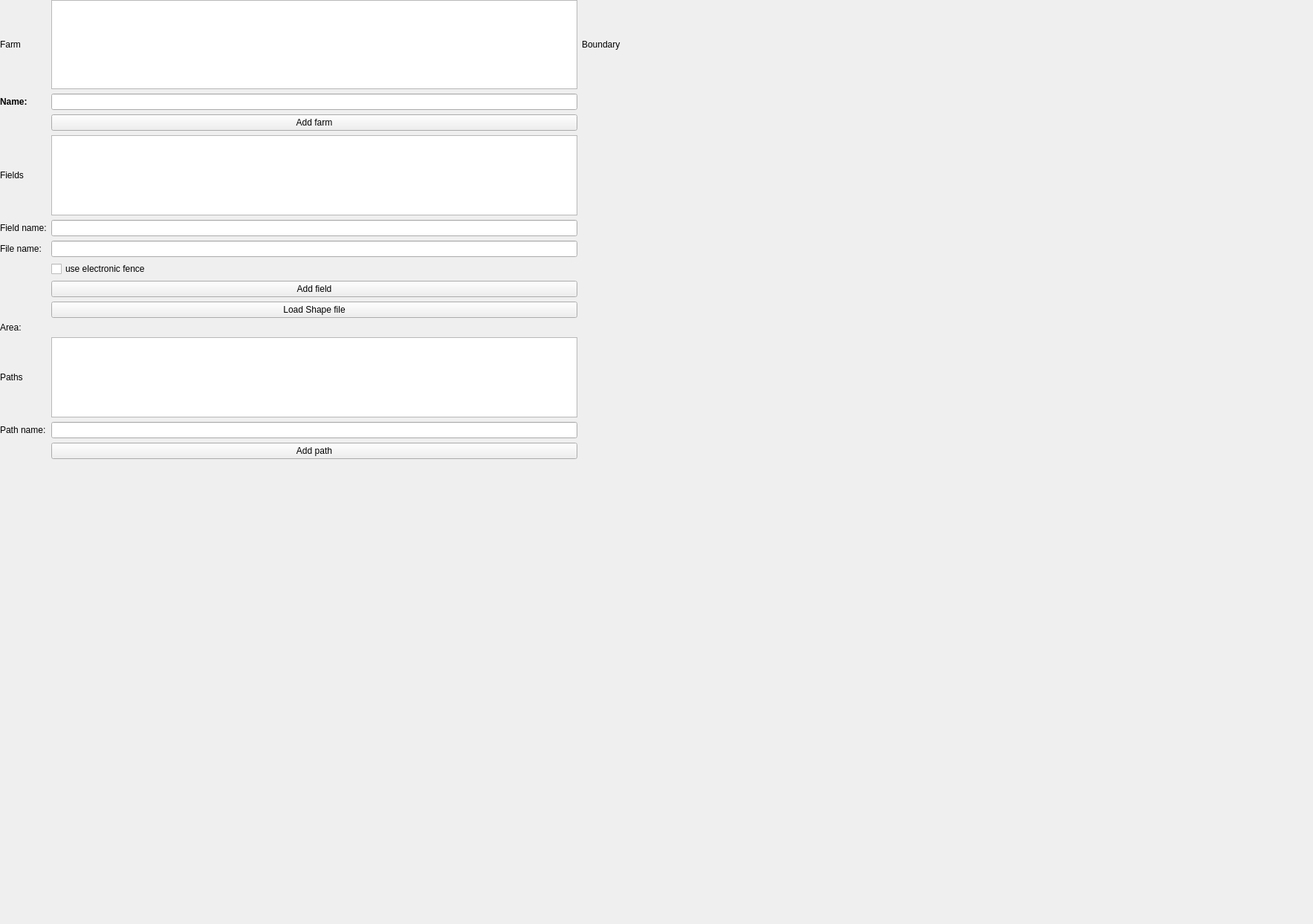
      <widget class="QWidget" name="tabFarm">
       <attribute name="icon">
        <iconset theme="SystemLogOut">
         <normaloff>512px-Font_Awesome_5_solid_seedling.svg.png</normaloff>512px-Font_Awesome_5_solid_seedling.svg.png</iconset>
       </attribute>
       <attribute name="title">
        <string/>
       </attribute>
       <attribute name="toolTip">
        <string>Fields</string>
       </attribute>
       <widget class="QWidget" name="gridLayoutWidget_3">
        <property name="geometry">
         <rect>
          <x>0</x>
          <y>0</y>
          <width>835</width>
          <height>618</height>
         </rect>
        </property>
        <layout class="QGridLayout" name="gridlayout_3">
         <item row="8" column="2">
          <widget class="QPushButton" name="pushButton_load_shapefile">
           <property name="text">
            <string>Load Shape file</string>
           </property>
          </widget>
         </item>
         <item row="12" column="2">
          <widget class="QPushButton" name="pushButton_path">
           <property name="text">
            <string>Add path</string>
           </property>
          </widget>
         </item>
         <item row="0" column="2">
          <widget class="QTableView" name="farmTable">
           <property name="sizePolicy">
            <sizepolicy hsizetype="MinimumExpanding" vsizetype="Fixed">
             <horstretch>0</horstretch>
             <verstretch>0</verstretch>
            </sizepolicy>
           </property>
           <property name="minimumSize">
            <size>
             <width>600</width>
             <height>120</height>
            </size>
           </property>
           <property name="selectionBehavior">
            <enum>QAbstractItemView::SelectionBehavior::SelectRows</enum>
           </property>
          </widget>
         </item>
         <item row="10" column="2">
          <widget class="QTableView" name="pathTable">
           <property name="selectionBehavior">
            <enum>QAbstractItemView::SelectionBehavior::SelectRows</enum>
           </property>
          </widget>
         </item>
         <item row="11" column="2">
          <widget class="QLineEdit" name="pathnameEdit"/>
         </item>
         <item row="4" column="0">
          <widget class="QLabel" name="labelFieldname">
           <property name="text">
            <string>Field name:</string>
           </property>
          </widget>
         </item>
         <item row="10" column="0">
          <widget class="QLabel" name="labelPaths">
           <property name="text">
            <string>Paths</string>
           </property>
          </widget>
         </item>
         <item row="0" column="3">
          <widget class="QLabel" name="label_11">
           <property name="text">
            <string>Boundary</string>
           </property>
          </widget>
         </item>
         <item row="0" column="0">
          <widget class="QLabel" name="labelFarm">
           <property name="text">
            <string>Farm</string>
           </property>
          </widget>
         </item>
         <item row="2" column="2">
          <widget class="QPushButton" name="pushButton_farm">
           <property name="text">
            <string>Add farm</string>
           </property>
          </widget>
         </item>
         <item row="6" column="2">
          <widget class="QCheckBox" name="fencedCheckBox">
           <property name="text">
            <string>use electronic fence</string>
           </property>
          </widget>
         </item>
         <item row="7" column="2">
          <widget class="QPushButton" name="pushButton_field">
           <property name="text">
            <string>Add field</string>
           </property>
          </widget>
         </item>
         <item row="11" column="0">
          <widget class="QLabel" name="label_6">
           <property name="text">
            <string>Path name:</string>
           </property>
          </widget>
         </item>
         <item row="1" column="2">
          <widget class="QLineEdit" name="locationnameEdit">
           <property name="enabled">
            <bool>true</bool>
           </property>
          </widget>
         </item>
         <item row="4" column="2">
          <widget class="QLineEdit" name="fieldnameEdit">
           <property name="enabled">
            <bool>true</bool>
           </property>
          </widget>
         </item>
         <item row="1" column="0">
          <widget class="QLabel" name="label_16">
           <property name="text">
            <string>&lt;html&gt;&lt;head/&gt;&lt;body&gt;&lt;p&gt;&lt;span style=&quot; font-weight:700;&quot;&gt;Name:&lt;/span&gt;&lt;/p&gt;&lt;/body&gt;&lt;/html&gt;</string>
           </property>
          </widget>
         </item>
         <item row="3" column="0">
          <widget class="QLabel" name="labelFields">
           <property name="text">
            <string>Fields</string>
           </property>
          </widget>
         </item>
         <item row="9" column="2">
          <widget class="QLabel" name="label_area_ha">
           <property name="text">
            <string/>
           </property>
          </widget>
         </item>
         <item row="9" column="0">
          <widget class="QLabel" name="labelArea">
           <property name="text">
            <string>Area:</string>
           </property>
          </widget>
         </item>
         <item row="3" column="2">
          <widget class="QTableView" name="fieldTable">
           <property name="selectionBehavior">
            <enum>QAbstractItemView::SelectionBehavior::SelectRows</enum>
           </property>
          </widget>
         </item>
         <item row="5" column="2">
          <widget class="QLineEdit" name="filenameEdit"/>
         </item>
         <item row="5" column="0">
          <widget class="QLabel" name="label">
           <property name="text">
            <string>File name:</string>
           </property>
          </widget>
         </item>
        </layout>
       </widget>
       <widget class="MapWidget" name="mapWidgetFields" native="true">
        <property name="geometry">
         <rect>
          <x>797</x>
          <y>24</y>
          <width>961</width>
          <height>1211</height>
         </rect>
        </property>
        <property name="sizePolicy">
         <sizepolicy hsizetype="Expanding" vsizetype="Expanding">
          <horstretch>1</horstretch>
          <verstretch>0</verstretch>
         </sizepolicy>
        </property>
       </widget>
      </widget>
